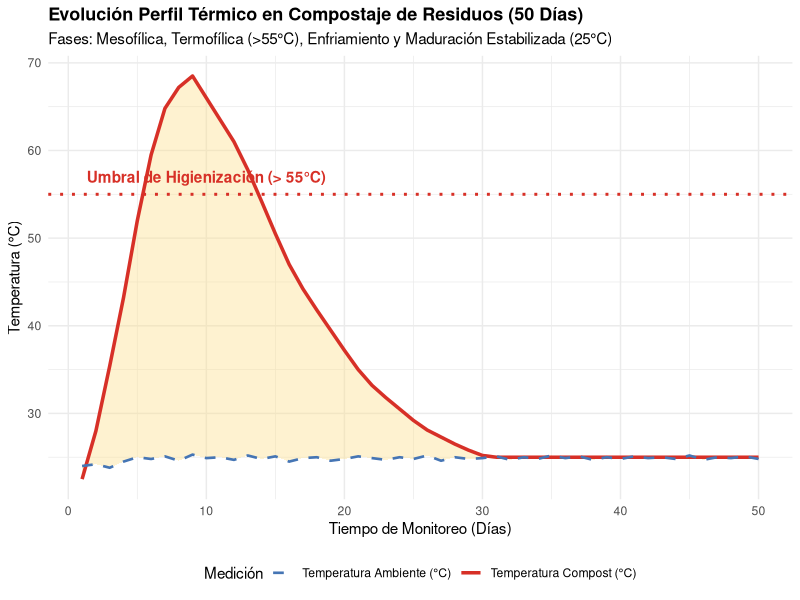
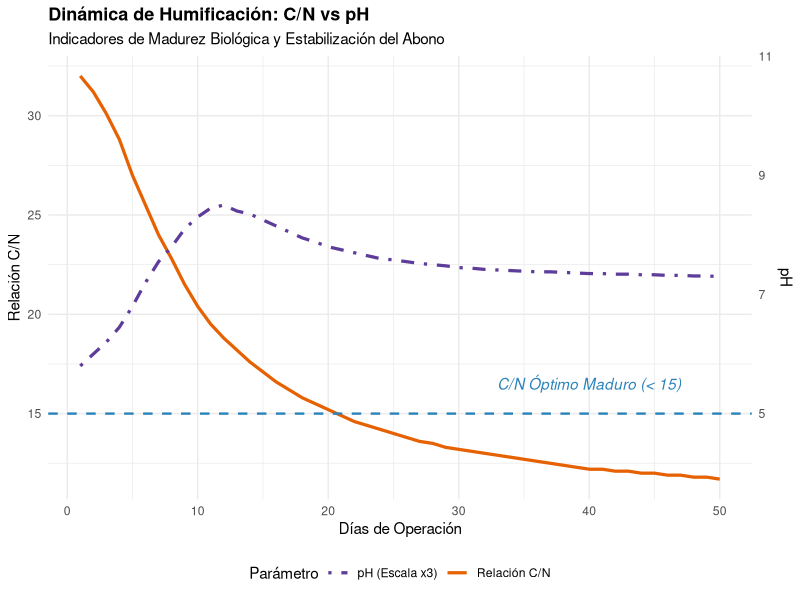

Here is the R script that generated these plots, in order:
# ==============================================================================
# Proyecto: Perfil Térmico y Cinetica de Maduración en Compostaje de Residuos
# Autora: Ledy Daniela Zamora Esquivel
# Herramientas: RStudio (tidyverse, ggplot2)
# ==============================================================================

library(tidyverse)

# 1. Establecer directorio de trabajo
setwd("C:/Users/danyz/OneDrive/Escritorio/creacion de portafolio/compost")

# 2. Cargar datos
datos_compost <- read_delim(
  file = "compost_kinetics_data.csv",
  delim = ";",
  locale = locale(decimal_mark = ".")
)

# 3. Categorización de Fases Térmicas
datos_compost <- datos_compost %>%
  mutate(
    fase = case_when(
      dia <= 4 ~ "Mesofílica",
      dia >= 5 & dia <= 14 ~ "Termofílica (Higienización)",
      dia >= 15 & dia <= 30 ~ "Enfriamiento",
      TRUE ~ "Maduración / Estabilización (25°C)"
    )
  )

# 4. Gráfico 1: Perfil Térmico y Zonas de Higienización
ggplot(datos_compost, aes(x = dia)) +
  geom_ribbon(aes(ymin = temperatura_ambiente_C, ymax = temperatura_compost_C), fill = "#fee08b", alpha = 0.4) +
  geom_line(aes(y = temperatura_compost_C, color = "Temperatura Compost (°C)"), linewidth = 1.2) +
  geom_line(aes(y = temperatura_ambiente_C, color = "Temperatura Ambiente (°C)"), linetype = "dashed", linewidth = 0.9) +
  geom_hline(yintercept = 55, linetype = "dotted", color = "#d73027", linewidth = 1) +
  annotate("text", x = 10, y = 57, label = "Umbral de Higienización (> 55°C)", color = "#d73027", fontface = "bold") +
  scale_color_manual(values = c(
    "Temperatura Compost (°C)" = "#d73027",
    "Temperatura Ambiente (°C)" = "#4575b4"
  )) +
  labs(
    title = "Evolución Perfil Térmico en Compostaje de Residuos (50 Días)",
    subtitle = "Fases: Mesofílica, Termofílica (>55°C), Enfriamiento y Maduración Estabilizada (25°C)",
    x = "Tiempo de Monitoreo (Días)",
    y = "Temperatura (°C)",
    color = "Medición"
  ) +
  theme_minimal() +
  theme(
    legend.position = "bottom",
    plot.title = element_text(face = "bold", size = 13)
  )

# 5. Gráfico 2: Relación C/N y Evolución de pH
ggplot(datos_compost, aes(x = dia)) +
  geom_line(aes(y = relacion_cn, color = "Relación C/N"), linewidth = 1.1) +
  geom_line(aes(y = pH * 3, color = "pH (Escala x3)"), linewidth = 1.1, linetype = "dotdash") +
  geom_hline(yintercept = 15, linetype = "dashed", color = "#2b83ba", linewidth = 0.8) +
  annotate("text", x = 40, y = 16.5, label = "C/N Óptimo Maduro (< 15)", color = "#2b83ba", fontface = "italic") +
  scale_y_continuous(
    name = "Relación C/N",
    sec.axis = sec_axis(~ . / 3, name = "pH")
  ) +
  scale_color_manual(values = c(
    "Relación C/N" = "#e66101",
    "pH (Escala x3)" = "#5e3c99"
  )) +
  labs(
    title = "Dinámica de Humificación: C/N vs pH",
    subtitle = "Indicadores de Madurez Biológica y Estabilización del Abono",
    x = "Días de Operación",
    color = "Parámetro"
  ) +
  theme_minimal() +
  theme(
    legend.position = "bottom",
    plot.title = element_text(face = "bold", size = 13)
  )
